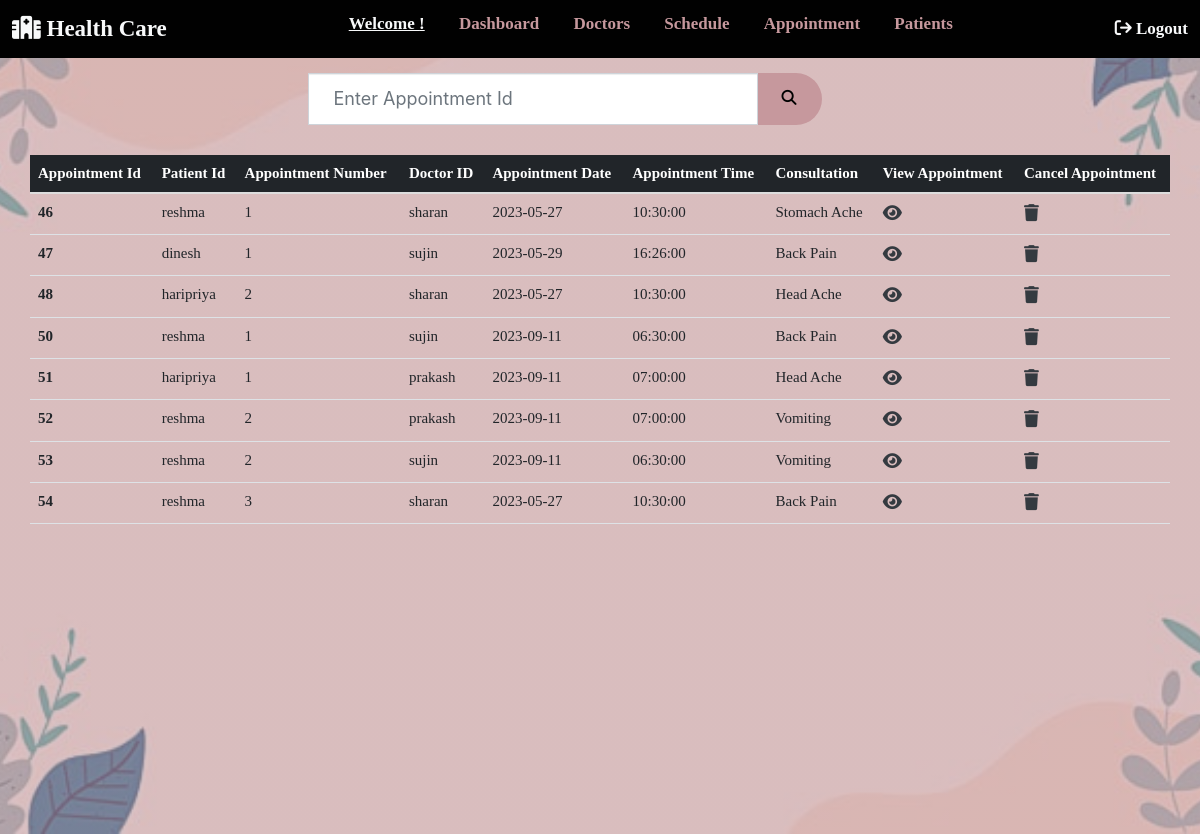
/appointment.php, run on the app's committed database.
### tables this page shows
CREATE TABLE `bookapp` (
  `appoid` int(11) NOT NULL,
  `pid` varchar(30) DEFAULT NULL,
  `apponum` int(3) DEFAULT NULL,
  `scheduleid` int(10) DEFAULT NULL,
  `appodate` date DEFAULT NULL,
  `docid` varchar(40) NOT NULL,
  `consultation` varchar(100) NOT NULL,
  `appotime` time NOT NULL
);

### appotable.php (the view, shortened to what this page needs)
<!DOCTYPE html>
<html lang="en">
<head>
</head>
<body style="background:#d8b7bb;">
                 <br>
                 <table class="table"  id="appointmenttable">
      <thead class="table-dark">
      <tr>
      <th scope="col">Appointment Id</th>
        <th scope="col">Patient Id</th>
        <th scope="col">Appointment Number</th>
        <th scope="col">Doctor ID</th>
        <th scope="col">Appointment Date</th>
        <th scope="col">Appointment Time</th>
        <th scope="col">Consultation </th>
        <th scope="col">View Appointment</th>
        <th scope="col">Cancel Appointment</th>
      </tr>
      </thead>
      <tbody>
        <?Php
if(isset($_GET['search'])){
    $search = $_GET['search'];
    $sql ="select * from `bookapp` where bookapp.appoid LIKE '%$search%'";
    $result = mysqli_query($con,$sql);
            if(mysqli_num_rows($result) == 1) {
                $sql ="select * from `bookapp` where bookapp.appoid LIKE '%$search%'";
                $result = mysqli_query($con,$sql);
            }
            else { ?>
                <script>
                    swal({
                    title: "Alert!",
                    text: "No Records Found!",
                    icon: "info",
                }).then(function() {
                window.location = "appointment.php";
                });
                </script>
            <?php }
}
else{
    $sql="select * from `bookapp`";
}
$result = mysqli_query($con,$sql);
if($result){
        while($row=mysqli_fetch_array($result)){
            $appoid = $row['appoid'];
            $loginid = $row['pid'];
            $apponum = $row['apponum'];
            $docid = $row['docid'];
            $appodate=$row['appodate'];
            $appotime=$row['appotime'];
            $consultation=$row['consultation'];
            ?>
            <tr>
            <th scope="row"><?php echo $appoid ?></th>
            <td><?php echo $loginid ?></td>
            <td><?php echo $apponum ?></td>
            <td><?php echo $docid ?></td>
            <td><?php echo $appodate ?></td>
            <td><?php echo $appotime ?></td>
            <td><?php echo $consultation ?></td>
            <td>
     <a href="viewappotable.php?viewid=<?php echo $appoid ?>" class="edit-btn" title="View Appointment"><i class="fas fa-eye text-dark"></i></a>
      </td>
            <td>
     <a href="deleteappo.php?deleteid=<?php echo $appoid ?>" class="del-btn" title="Delete appointment"><i class="fas fa-trash text-dark"></i></a>
      </td>
          </tr>
         <?Php
        }
}
    ?>
  </tbody>
</table>
</body>
</html>
<br><br>

### appointment.php (shortened to what this page needs)
<!DOCTYPE html>
<html lang="en">
<head>
    <link rel="stylesheet" href="https://cdnjs.cloudflare.com/ajax/libs/font-awesome/6.1.1/css/all.min.css" />
    <link href="https://cdn.jsdelivr.net/npm/bootstrap@5.1.3/dist/css/bootstrap.min.css" rel="stylesheet">
    <link rel="stylesheet" href="https://maxcdn.bootstrapcdn.com/bootstrap/3.4.1/css/bootstrap.min.css">
</head>
<?php
include('adminheader.php');
?>
<body>
<div class="banner">
<br>
    <div class="container">
        <div class="row">
            <div class="col-lg-6 m-auto">
            <form method="get">
                <div class="input-group">
                    <div class="form-outline">
                        <input type="search" name="search" placeholder="Enter Appointment Id" class="form-control" style="padding: 25px; width: 450px; font-size:18px;"/>
                    </div>
                    <button type="submit">
                    <i class="fas fa-search"></i>
                    </button>
                </div>
                <br>
            </form>
        </div>
    </div>
<?php
include('appotable.php');
?>
    <br><br><br>
    <br><br><br>
    <br><br><br>
    <br><br><br>
    <br><br><br>
    <br><br><br>
</div>
</body>
</html>

### adminheader.php (shortened to what this page needs)
<!DOCTYPE html>
<html lang="en">
<head>
    <link rel="stylesheet" href="https://stackpath.bootstrapcdn.com/bootstrap/4.1.3/css/bootstrap.min.css">
    <link rel="stylesheet" href="https://cdnjs.cloudflare.com/ajax/libs/font-awesome/6.1.1/css/all.min.css" />
</head>
<body>
    <header>
    <a class="cta text-light" style="font-size: 23px;"><i class="fa-solid fa-hospital text-light"></i><span>&nbsp;</span><b>Health Care</b></a>
	    <nav>
            <ul class="nav_links">
                <li><b><u class="text-light"><?php  echo ' Welcome ' . $_SESSION['User'].'!'; ?> </u></b></li>
			    <li><a href="adminindex.php"><b>Dashboard</b></a></li>
			    <li><a href="doctors.php"><b>Doctors</b></a></li>
                <li><a href="schedule.php"><b>Schedule</b></a></li>
                <li><a href="appointment.php"><b>Appointment</b></a></li>
                <li><a href="patients.php"><b>Patients</b></a></li>
            </ul>
	    </nav>
        <a class="cta text-light" href="adminlogout.php"><i class="fa-solid fa-sign-out text-light"></i>
        <b>Logout</b>
        </a>
    </header>
</body>
</html>

### adminheader.php (style rules this page uses)
* { box-sizing:content-box; margin: 0; padding: 0; }
.banner { width: 100% ; height: 100%; background-image: linear-gradient(rgba(194, 148, 153, 0.580),rgba(194, 148, 153, 0.580)),url(bg.jpg) ; background-size: cover ; background-position: center; background-repeat: no-repeat; background-attachment: fixed; background-color: #d8b7bb; }
.table { font-family: "Times New Roman",serif; font-size: 15px; }
li,a { font-family: "Georgia",serif; font-weight: 500; font-size: 17px; color:#c6989d; text-decoration: none; }
button { font-family: "Georgia",serif; font-weight: 500; font-size: 15px; color:#000000; text-decoration: none; }
header { display: flex; background-color: #010101; font-size: 15px; font-color:#c6989d; justify-content: space-between; align-items: center; padding:11px 1%; }
.nav_links { list-style: none; }
.nav_links li { display: inline-block; padding: 0px 15px; }
button { padding: 9px 25px; background-color:#c6989d; border:none; border-radius: 50px; cursor:pointer; transition: all 0.3s ease 0s; }

### data on the page
bookapp: appoid "46", pid "reshma", apponum "1", docid "sharan", appodate "2023-05-27", appotime "10:30:00", consultation "Stomach Ache"
bookapp: appoid "47", pid "dinesh", apponum "1", docid "sujin", appodate "2023-05-29", appotime "16:26:00", consultation "Back Pain"
bookapp: appoid "48", pid "haripriya", apponum "2", docid "sharan", appodate "2023-05-27", appotime "10:30:00", consultation "Head Ache"
bookapp: appoid "50", pid "reshma", apponum "1", docid "sujin", appodate "2023-09-11", appotime "06:30:00", consultation "Back Pain"
bookapp: appoid "51", pid "haripriya", apponum "1", docid "prakash", appodate "2023-09-11", appotime "07:00:00", consultation "Head Ache"
bookapp: appoid "52", pid "reshma", apponum "2", docid "prakash", appodate "2023-09-11", appotime "07:00:00", consultation "Vomiting"
bookapp: appoid "53", pid "reshma", apponum "2", docid "sujin", appodate "2023-09-11", appotime "06:30:00", consultation "Vomiting"
bookapp: appoid "54", pid "reshma", apponum "3", docid "sharan", appodate "2023-05-27", appotime "10:30:00", consultation "Back Pain"
